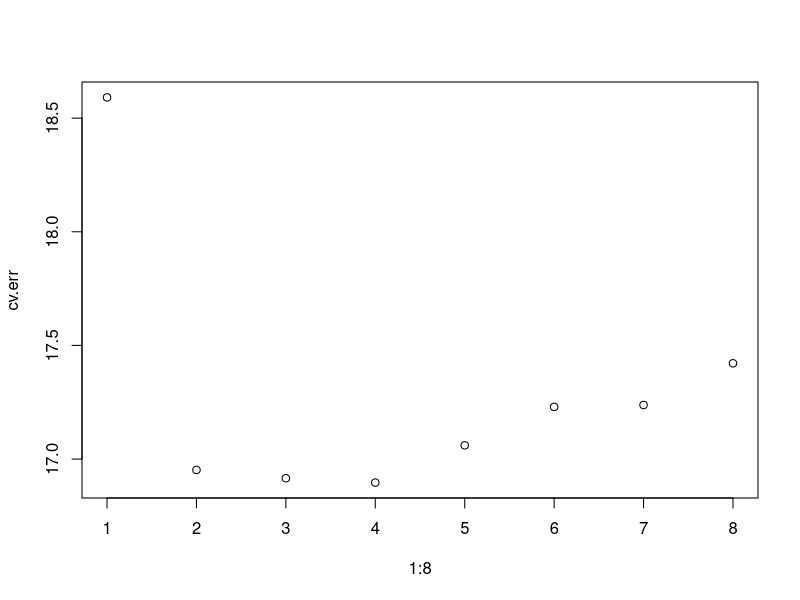

Source code (R): (Note: this script raises an error after producing the figure.)
## ---- chunk 1
require(stats)
require(boot)
require(readr)
## ---- chunk 2
col.names = c("displacement", "horsepower", "weight", "acceleration", "mpg")
cars <- read_csv(file="auto-mpg.csv", col_names=col.names)
## ---- chunk 3
glm.fit.1 <- glm(mpg~poly(displacement+horsepower+weight+acceleration,1), data=cars)
glm.fit.2 <- glm(mpg~poly(displacement+horsepower+weight+acceleration,2), data=cars)
glm.fit.3 <- glm(mpg~poly(displacement+horsepower+weight+acceleration,3), data=cars)
glm.fit.4 <- glm(mpg~poly(displacement+horsepower+weight+acceleration,4), data=cars)
glm.fit.5 <- glm(mpg~poly(displacement+horsepower+weight+acceleration,5), data=cars)
glm.fit.6 <- glm(mpg~poly(displacement+horsepower+weight+acceleration,6), data=cars)
glm.fit.7 <- glm(mpg~poly(displacement+horsepower+weight+acceleration,7), data=cars)
glm.fit.8 <- glm(mpg~poly(displacement+horsepower+weight+acceleration,8), data=cars)

## ---- chunk 4
cv.err.1 <- cv.glm(cars,glm.fit.1,K=5)$delta[1]
cv.err.2 <- cv.glm(cars,glm.fit.2,K=5)$delta[1]
cv.err.3 <- cv.glm(cars,glm.fit.3,K=5)$delta[1]
cv.err.4 <- cv.glm(cars,glm.fit.4,K=5)$delta[1]
cv.err.5 <- cv.glm(cars,glm.fit.5,K=5)$delta[1]
cv.err.6 <- cv.glm(cars,glm.fit.6,K=5)$delta[1]
cv.err.7 <- cv.glm(cars,glm.fit.7,K=5)$delta[1]
cv.err.8 <- cv.glm(cars,glm.fit.8,K=5)$delta[1]

cv.err <- rbind(cv.err.1, cv.err.2,cv.err.3,cv.err.4,cv.err.5,cv.err.6,cv.err.7,cv.err.8)
## ---- chunk 5
plot(x = 1:8, cv.err)
## ---- chunk 6
poly.fit <-function(degree){
  glm.fit <- glm(mpg~poly(displacement+horsepower+weight+acceleration,degree), data=cars)
  return(glm.fit)}

max.degree = 8

glm.fit.all <- sapply(1:max.degree, FUN=poly.fit)
## ---- chunk 7

cross.validate <- function(models){
  print(models)
  cv.err <- cv.glm(cars, models, K=5)$delta
  #print(cv.err)
  }

sapply(glm.fit.all, FUN=cross.validate)


cross.validate(glm.fit.all[[1]])

cv.err<- cv.glm(cars, glm.fit)$delta

cv.err5[1] <- cv.glm(cars,glm.fit.1,K=5)$delta[1]
cv.err5[2] <- cv.glm(cars,glm.fit.2,K=5)$delta[1]

## ---- chunk 8
degree=1:2
plot(degree,cv.err5,type='b')
